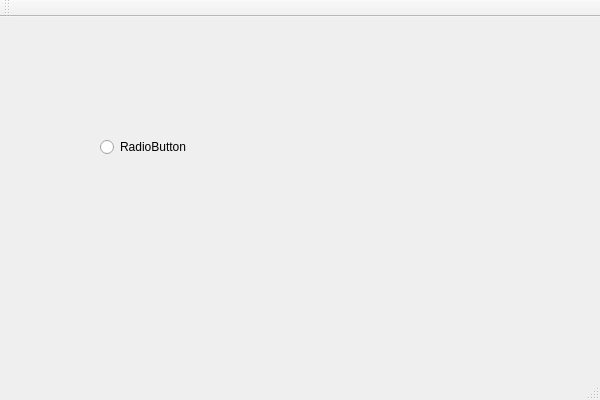
<?xml version="1.0" encoding="UTF-8"?>
<ui version="4.0">
 <class>QtWidgetsApplication1Class</class>
 <widget class="QMainWindow" name="QtWidgetsApplication1Class">
  <property name="geometry">
   <rect>
    <x>0</x>
    <y>0</y>
    <width>600</width>
    <height>400</height>
   </rect>
  </property>
  <property name="windowTitle">
   <string>QtWidgetsApplication1</string>
  </property>
  <widget class="QWidget" name="centralWidget">
   <widget class="QRadioButton" name="radioButton">
    <property name="geometry">
     <rect>
      <x>100</x>
      <y>120</y>
      <width>89</width>
      <height>20</height>
     </rect>
    </property>
    <property name="text">
     <string>RadioButton</string>
    </property>
   </widget>
  </widget>
  <widget class="QMenuBar" name="menuBar">
   <property name="geometry">
    <rect>
     <x>0</x>
     <y>0</y>
     <width>600</width>
     <height>22</height>
    </rect>
   </property>
  </widget>
  <widget class="QToolBar" name="mainToolBar">
   <attribute name="toolBarArea">
    <enum>TopToolBarArea</enum>
   </attribute>
   <attribute name="toolBarBreak">
    <bool>false</bool>
   </attribute>
  </widget>
  <widget class="QStatusBar" name="statusBar"/>
 </widget>
 <layoutdefault spacing="6" margin="11"/>
 <resources>
  <include location="QtWidgetsApplication1.qrc"/>
 </resources>
 <connections/>
</ui>
